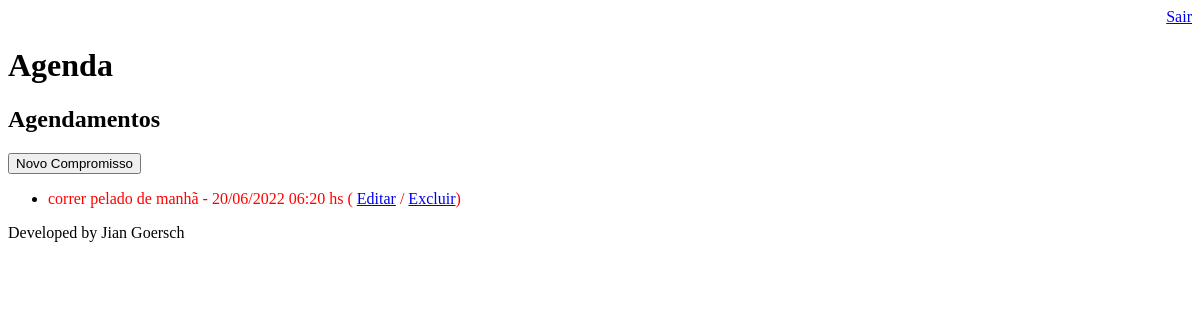
The app's page /agenda/ (signed in), older data.
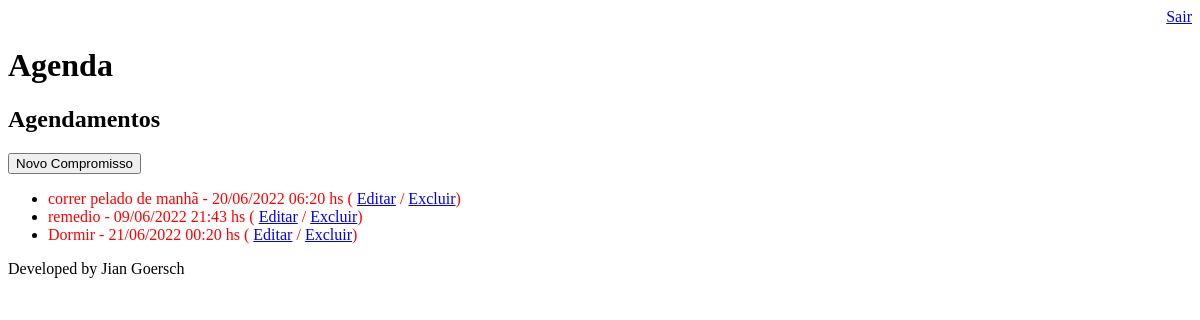
The same page, newer data.
### core/models.py (models this page shows, shortened)
class Compromisso(models.Model):
    titulo = models.CharField(max_length=100)
    descricao = models.TextField(blank=True, null=True)
    data_evento = models.DateTimeField(verbose_name='Data do Evento: ')
    data_criacao = models.DateTimeField(auto_now=True)
    usuario = models.ForeignKey(User, on_delete=models.CASCADE) #associando usuário ao evento(Chave estrangeira) ondelete cascade é para excluir todos os eventos caso o user seja deletado
    class Meta:
        db_table = 'compromisso'
    def get_data_evento(self):
        return self.data_evento.strftime('%d/%m/%Y %H:%M hs')
    def get_compromisso_atrasado(self):
        if self.data_evento < datetime.now():
            return True
        else:
            return False

### core/views.py (the view)
# urls.py: path('agenda/', views.lista_compromissos),
@login_required(login_url='/login/') #arroba identifica que é um decorator
def lista_compromissos(request):
    usuario = request.user
    compromisso = Compromisso.objects.filter(usuario=usuario) #__significa maior que no django/ __lt significa menor que
    dados = {'compromissos':compromisso}
    return render(request, 'agenda.html', dados)

### agenda/templates/agenda.html
{% extends "model-page.html" %}
{% block content %}
    <h2>Agendamentos</h2>
    <a href="compromisso/">
    <button type="button">Novo Compromisso</button>
    </a>
    <ul style="font-size 20px">
        {% for compromisso in compromissos %}
            <li>
                <div style= {% if compromisso.get_compromisso_atrasado %}
                                "color:red"
                                {% endif %}>
                    {{ compromisso.titulo }} - {{ compromisso.get_data_evento }}
                    ( <a href="compromisso/?id={{ compromisso.id }}">Editar</a>
                    / <a href="compromisso/delete/{{ compromisso.id }}/">Excluir</a>)
                </div>
            </li>
        {% endfor %}
    </ul>
{% endblock %}

Row changes from the older to the newer data that the page shows:
added Compromisso: titulo "remedio", get_data_evento "09/06/2022 21:43 hs"
added Compromisso: titulo "Dormir", get_data_evento "21/06/2022 00:20 hs"
